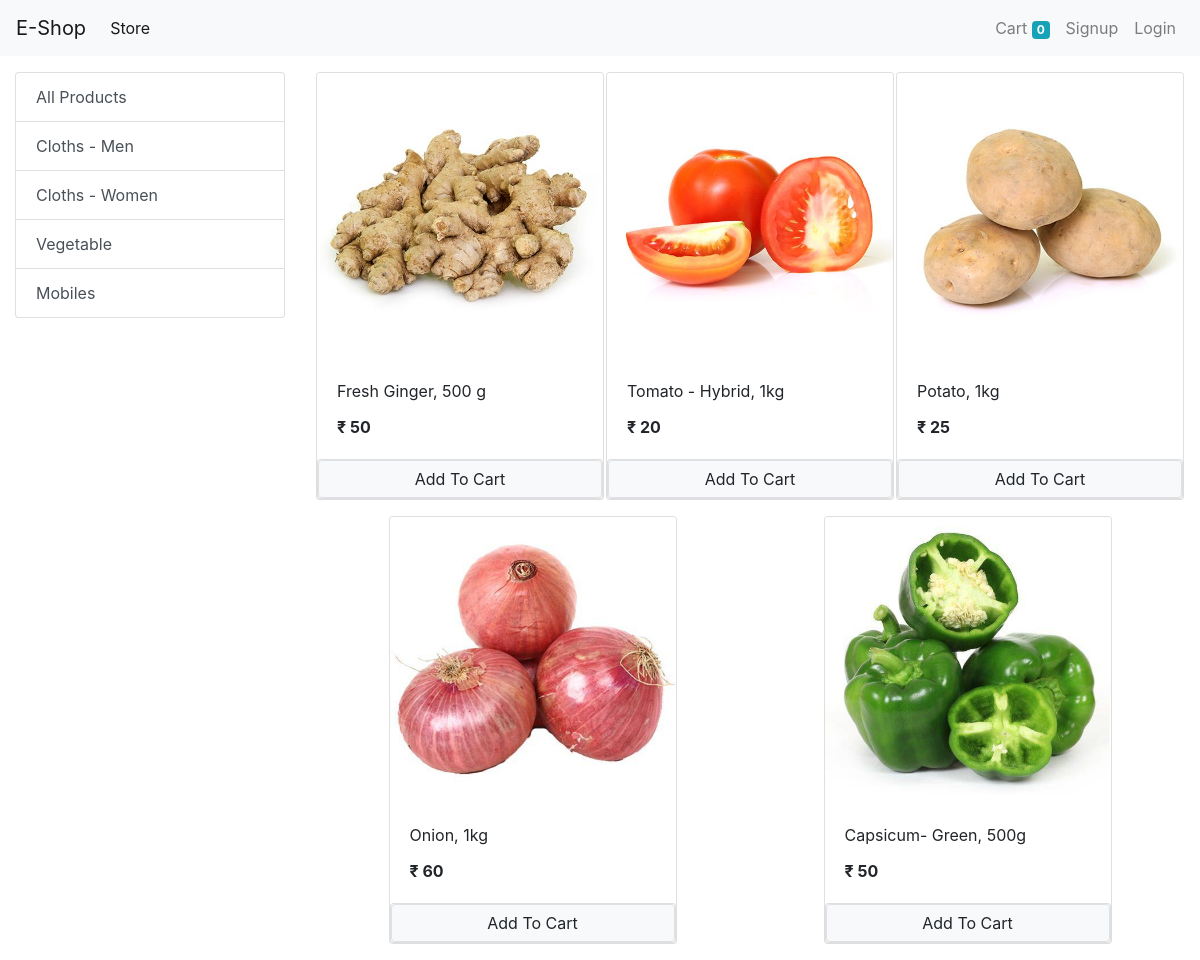
Screenshot of /?category=3 with the database file from the repository.
### store/models/category.py (models this page shows, shortened)
class Category(models.Model):
    name = models.CharField(max_length=20)
    @staticmethod
    def get_all_categories():
        return Category.objects.all()

### store/models/products.py (models this page shows, shortened)
class Product(models.Model):
    name = models.CharField(max_length=50)
    price = models.IntegerField(default=0)
    category = models.ForeignKey(Category, on_delete=models.CASCADE , default=1)
    description = models.CharField(max_length=200 , default='' , null=True , blank=True)
    image = models.ImageField(upload_to='uploads/products/')
    @staticmethod
    def get_all_products_by_categoryid(category_id):
        if category_id:
            return Product.objects.filter(category= category_id)
        else:
            return Product.get_all_products();

### store/views/home.py (the view, shortened to what this page needs)
# urls.py: path('', Index.as_view(), name='homepage'),
class Index(View):
    def get(self, request):
        cart = request.session.get('cart')
        if not cart:
            request.session['cart'] = {}
        products = None
        categories = Category.get_all_categories();
        categoryID = request.GET.get('category')
        if (categoryID):
            products = Product.get_all_products_by_categoryid(categoryID)
        else:
            products = Product.get_all_products();
        data = {}
        data['products'] = products
        data['categories'] = categories
        print('You are: ', request.session.get('email'))
        return render(request, 'index.html', data)

### store/templatetags/cart.py (called while the page is built)
@register.filter(name='is_in_cart')
def is_in_cart(product, cart):
    keys = cart.keys()
    for id in keys:
        if int(id) == product.id:
            return True
    return False

### store/templatetags/custom_filter.py (called while the page is built)
@register.filter(name='currency')
def currency(number):
    return "₹ "+str(number)

### store/templates/index.html (shortened to what this page needs)
{% extends 'base.html' %}
{% block content %}
{% load cart %}
{% load custom_filter%}
<div class="container-fluid mt-3">
    <div class="row">
        <div class ="col-lg-3 mx-auto">
            <div class="list-group">
                <a href="/" class="list-group-item
                 list-group-item-action ">All Products</a>
            {% for category in categories %}
                <a href="/?category={{category.id}}" class="list-group-item
                 list-group-item-action ">{{category.name}}</a>
            {% endfor %}
            </div>
        </div>
        <div id = 'products' class ="col-lg-9 mx-auto">
            <div class="row mx-auto">
                {% for product in products %}
                <div class="card mx-auto mb-3" id='{{product.id}}' style="width: 18rem;">
                    <img class="card-img-top" src="{{product.image.url}}" alt="Card image cap">
                    <div class="card-body">
                        <p class="card-title">{{product.name}}</p>
                        <p class="card-text"><b>{{product.price|currency}}</b></p>
                    </div>
                    <div class="card footer p-0 no-gutters">
                        {% if product|is_in_cart:request.session.cart%}
                        <div class="row no-gutters">
                            <form action="/#{{product.id}}" class="col-2" method="post">
                                {% csrf_token%}
                                <input hidden type="text" name='product' value='{{product.id}}'>
                                <input hidden type="text" name='remove' value='True'>
                                <input type="submit" value=" - " class="btn btn-block btn-secondary">
                            </form>
                            <div class="text-center col">{{product|cart_quantity:request.session.cart}} in cart</div>
                            <form action="/#{{product.id}}" class="col-2" method="post">
                                {% csrf_token%}
                                <input hidden type="text" name='product' value='{{product.id}}'>
                                <input type="submit" value=" + " class="btn btn-block btn-secondary">
                            </form>
                        </div>
                        {% else %}
                        <form action="/#{{product.id}}" method="POST" class="btn-block">
                            <input href="#" type="submit" class="float-right btn-block btn btn-light border form control" value='Add To Cart'>
                        </form>
                        {% endif %}
                    </div>
                </div>
                {% endfor %}
            </div>
        </div>
    </div>
</div>
{% endblock %}

### rows the page displays
Category: name "Cloths - Men"
Category: name "Cloths - Women"
Category: name "Vegetable"
Category: name "Mobiles"
Product: image (picture), name "Fresh Ginger, 500 g", price "₹ 50"
Product: image (picture), name "Tomato - Hybrid, 1kg", price "₹ 20"
Product: {{ product.id }} 18 (drawn), image (picture), name "Potato, 1kg", price "₹ 25"
Product: image (picture), name "Onion, 1kg", price "₹ 60"
Product: image (picture), name "Capsicum- Green, 500g", price "₹ 50"

### other values shown
{{ request.session.cart.keys|length }} "0"
